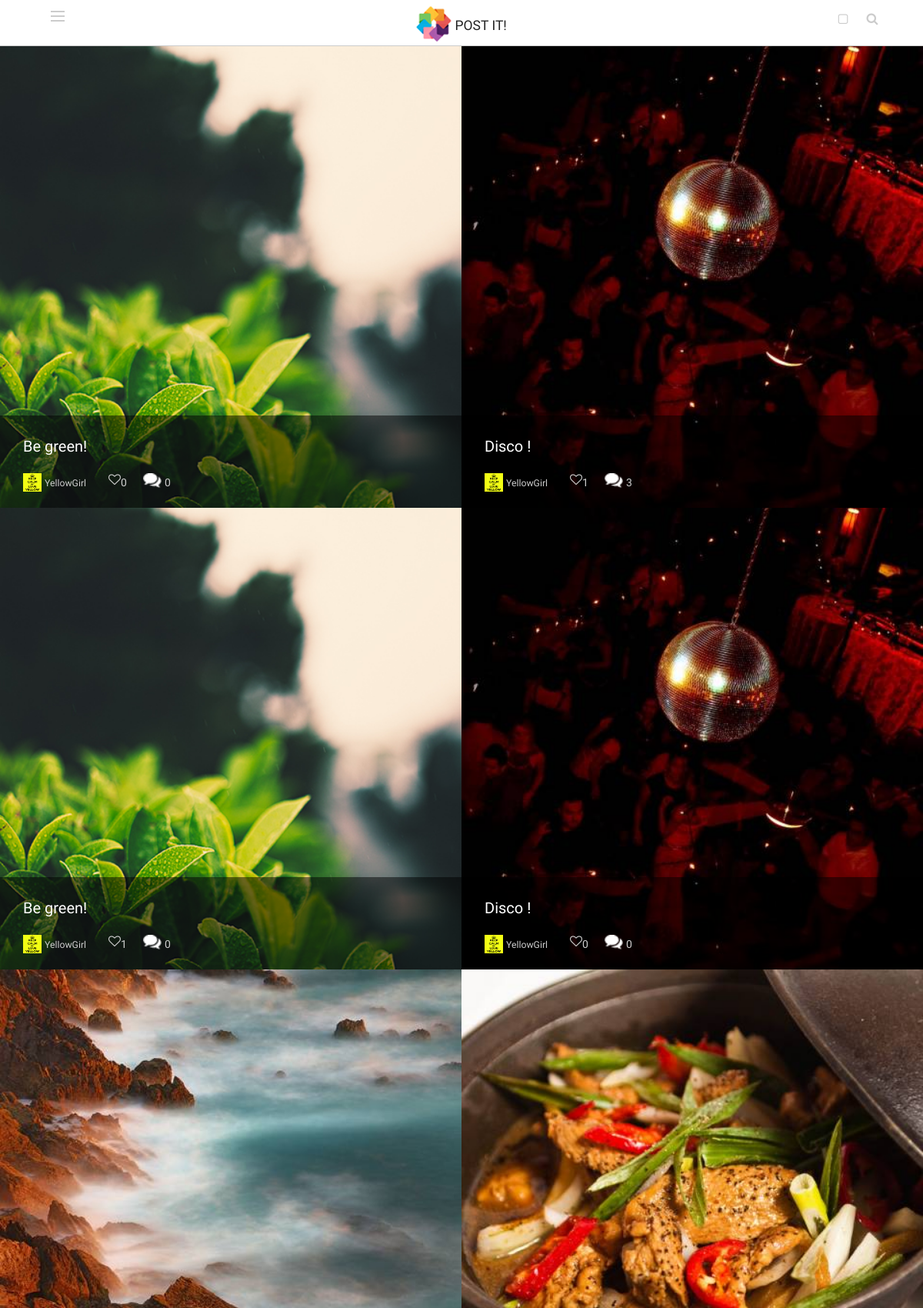
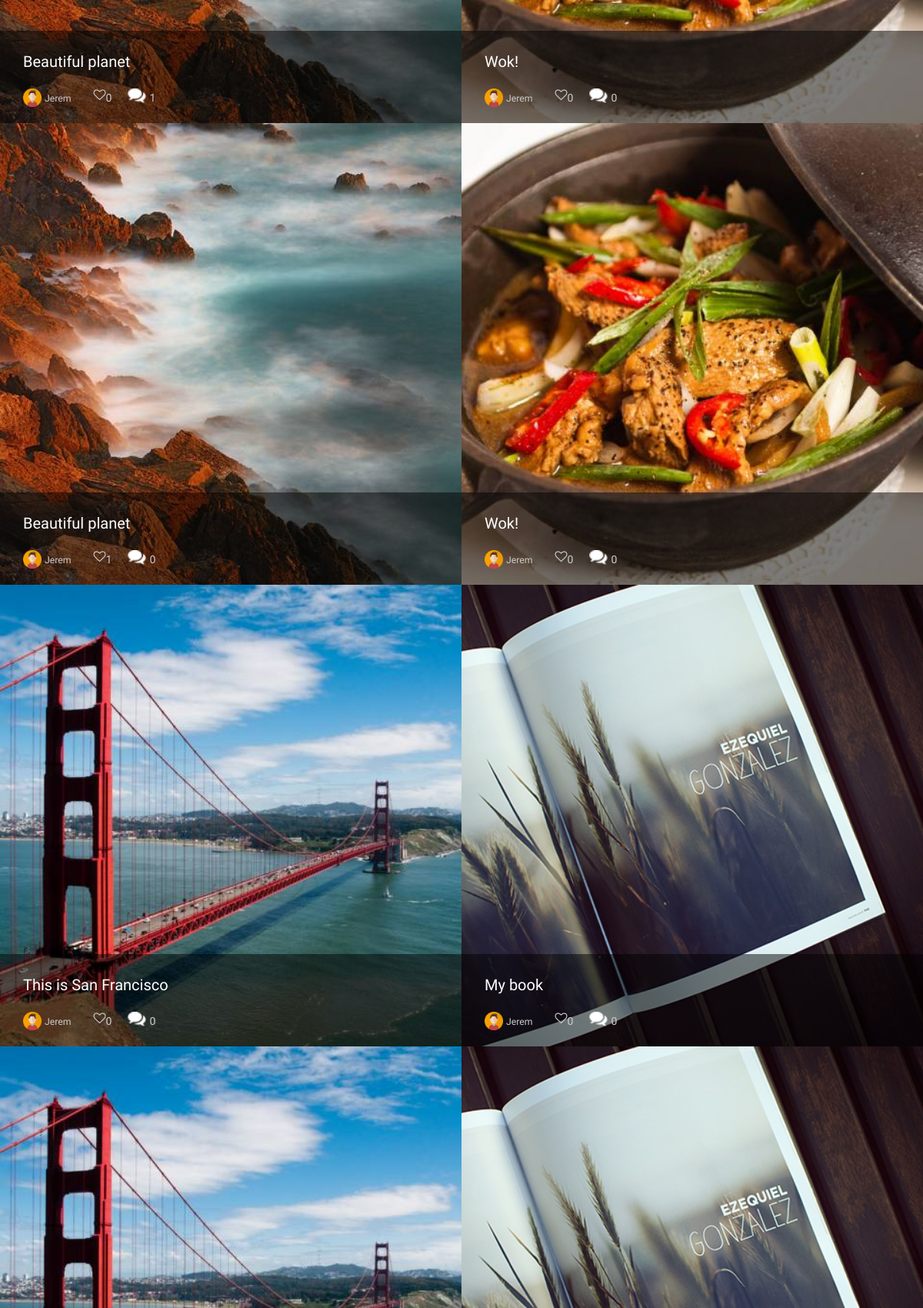
The page / (upper part) on the database its author committed (2 pictures, top to bottom).
### tables this page shows
CREATE TABLE `post` (
  `id` int(10) UNSIGNED NOT NULL,
  `categorie` varchar(191) NOT NULL,
  `title_post` varchar(191) NOT NULL,
  `image_post` varchar(191) NOT NULL,
  `texte_post` longtext NOT NULL,
  `creator_id` int(10) UNSIGNED NOT NULL,
  `created` datetime NOT NULL,
  `keywords` varchar(191) NOT NULL,
  `like_post` int(11) DEFAULT '0'
);

CREATE TABLE `users` (
  `id` int(10) UNSIGNED NOT NULL,
  `name` varchar(150) NOT NULL,
  `login` varchar(191) NOT NULL,
  `password` varchar(255) NOT NULL,
  `email` varchar(191) NOT NULL,
  `photo` varchar(191) NOT NULL COMMENT 'chemin + fichier',
  `presentation` varchar(191) NOT NULL,
  `inscription` datetime NOT NULL,
  `birthday` date NOT NULL,
  `last_connexion` datetime NOT NULL,
  `token` varchar(255) NOT NULL,
  `created_ts` int(11) NOT NULL
);

### index.php (the view, shortened to what this page needs)
<?php include 'includes/header.php'; ?>
<?php
	$req = $pdo->prepare('SELECT * FROM post ORDER BY created DESC LIMIT 12');
	$req->execute();
	$post = $req->fetchALL(PDO::FETCH_OBJ);
	$count = count($post);
?>
		<section id="main-part" class="clearfix animsition ">
		<?php
			for($i=0;$i<$count;$i++){
				$req1 = $pdo->prepare('SELECT * FROM users WHERE id = ?');
				$req1->execute([$post[$i]->creator_id]);
				$creator_post = $req1->fetch(PDO::FETCH_OBJ);
				$req2 = $pdo->prepare('SELECT * FROM commentaires WHERE id_post = ?');
				$req2->execute([$post[$i]->id]);
				$com = $req2->fetchAll(PDO::FETCH_OBJ);
				$nb_com = count($com);
			?>
			<figure class="img-content">
					<img src="<?=$post[$i]->image_post;?>" alt="" width="100%" height="100%" />
				<figcaption class="hover-description">
					<div class="centered">
						<div class="always-visible clearfix">
							<h2><?=$post[$i]->title_post;?></h2>
							<img src="img/<?=$creator_post->photo;?>" id="toficon" alt="<?=$creator_post->login;?>"/>
							<p><a href="profil.php?id=<?=$creator_post->id;?>"><?=$creator_post->login;?></a></p>
							<i class="fa fa-heart-o hearticon" id="hearticon<?=$i?>" name="<?=$post[$i]->id;?>" alt="j'aime" height="16" width="14"></i>
							<p id="like"><?=$post[$i]->like_post;?></p>
							<img src="img/message-icon.png" id="messageicon"alt="<?=$nb_com;?>commentaire" height="16" width="14"/>
							<p><?=$nb_com;?></p>
						</div>
					</div>
				</figcaption>
			</figure>
			<?php } ?>
		</section>
<?php include 'includes/footer.php';  ?>

### css/style.css (style rules this page uses)
body { font-family: 'Muli', sans-serif; font-weight: 300; background-color: #d2d2d2; }
.clearfix::after { content: ""; clear: both; }
.container, #logo, .main-menu, .main-menu li, #main-part, figure, figcaption, #second-part { width: 100%; }
.center, .centered, #second-part article { width: 90%; }
a, i, textarea, input, p { text-decoration: none; font-size: 0.875em; }
h2, h3 { font-size: 1.25em; }
i { font-size: 0.75em; margin-left: 0.5em; }
figcaption, .more-btn, #second-part, a, i, textarea, input, p { color: #ccc; }
#second-part .fa, #main-part h2 { color: #FFF; }
#top-nav, #main-part, #second-part, footer, #main-part figure, #main-part figure img, #second-part article, #right-menu, .fa-search, #search .fa-times, .page-content, .content { position: relative; }
.left-menu span, .left-menu span::after, .left-menu span::before, #login, #top-nav, figcaption, .nav-slide, .prev, .next, .fa-chevron-right, .fa-chevron-left { position: absolute; }
header, input, .main-menu li, #main-part, #second-part, footer, figure, article, textarea, .more-btn { box-sizing: border-box; }
.main-menu li, .main-menu a, article p, #main-part figure img, .clearfix::after, #second-part #contact-form input, .content, .left-menu span, .left-menu span::after, .left-menu span::before, .page-content, .page-content, .topics-box .always-visible img, .topics-box .always-visible h2, .topics-box .always-visible h3, .topics-box .always-visible h4 { display: block; }
.left-menu, .centered img, p, .contact-info, .contact-info img, #submit, .connected, #main-part figure, #reslut_search, #logout, .topics-box .always-visible img, .topics-box .always-visible h2, .topics-box .always-visible h3, .topics-box .always-visible h4, .info-box img, .info-box a, .info-box h4, .users-panel #tof { float: left; }
#main-part, #second-part, footer { top: 3.75em; }
#main-part figure img { width: 100%; min-width: 20em; height: 100%; min-height: 20em; border: 0; }
figcaption { width: 100%; height: 7.5em; background-color: rgba(0,0,0,0.5); overflow: hidden; bottom: 0; transition: height 1s; }
#main-part #toficon, #main-part .hearticon, #main-part #messageicon { max-width: 1.5em; min-width: 1em; max-height: 1.5em; min-height: 0.875em; }
.centered { margin: auto; }
h2 { margin: 1.5em 0 1.25em 0; }
.centered img, p { margin-right: 0.25em; }
.centered p { margin: 0 1.5em 0 0; }
.always-visible p { line-height: 1.75em; }
.hearticon { float: left; position: relative; }
@media (min-width: 640px) { #main-part figure { float: left; width: 50%; } }
@media (min-width: 640px) { .centered p { margin-bottom: 2em; } }

### css/animsition.css (style rules this page uses)
.animsition, .animsition-overlay { position: relative; opacity: 0; -webkit-animation-fill-mode: both; animation-fill-mode: both; }
.fade-in-down { -webkit-animation-name: fade-in-down; animation-name: fade-in-down; }

### rows shown on the page
post: image_post (picture), title_post "Be green!", creator.photo (picture), creator.login "YellowGirl", like_post "0", nb_com "0"
post: image_post (picture), title_post "Disco !", creator.photo (picture), creator.login "YellowGirl", like_post "1", nb_com "3"
post: image_post (picture), title_post "Be green!", creator.photo (picture), creator.login "YellowGirl", like_post "1", nb_com "0"
post: image_post (picture), title_post "Disco !", creator.photo (picture), creator.login "YellowGirl", like_post "0", nb_com "0"
post: image_post (picture), title_post "Beautiful planet", creator.photo (picture), creator.login "Jerem", like_post "0", nb_com "1"
post: image_post (picture), title_post "Wok!", creator.photo (picture), creator.login "Jerem", like_post "0", nb_com "0"
post: image_post (picture), title_post "Beautiful planet", creator.photo (picture), creator.login "Jerem", like_post "1", nb_com "0"
post: image_post (picture), title_post "Wok!", creator.photo (picture), creator.login "Jerem", like_post "0", nb_com "0"
post: image_post (picture), title_post "This is San Francisco", creator.photo (picture), creator.login "Jerem", $post[$i]->id 14 (drawn), like_post "0", nb_com "0"
post: image_post (picture), title_post "My book", creator.photo (picture), creator.login "Jerem", like_post "0", nb_com "0"
post: image_post (picture)
post: image_post (picture)
